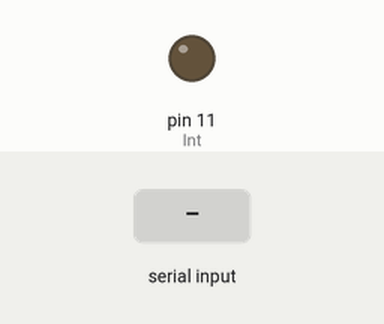
Bench run of a sketch on a simulated Arduino Uno, built with avr-gcc and run on an emulated ATmega328P. Shown: output pins drawn as LEDs (lit = HIGH). Inputs (shaded band) come from the test bench. Pins used as bus, display or sensor lines are not drawn; what the sketch prints to the serial monitor is not drawn.

Above: at 4.2 s.
4.3 s: byte 17 (0x11) received over Serial
At 5.4 s:
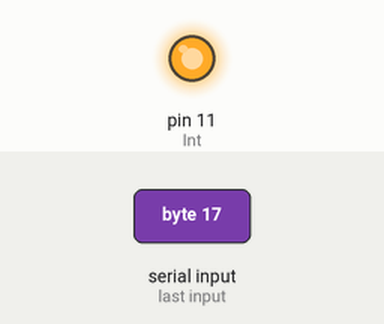
5.8 s: byte 18 (0x12) received over Serial
At 6.7 s:
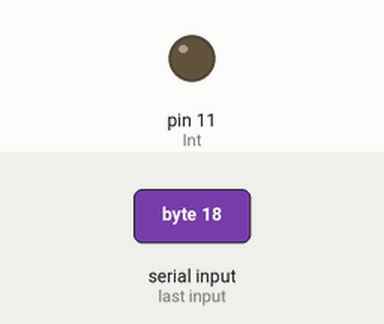
8.4 s: byte 19 (0x13) received over Serial
At 9.8 s:
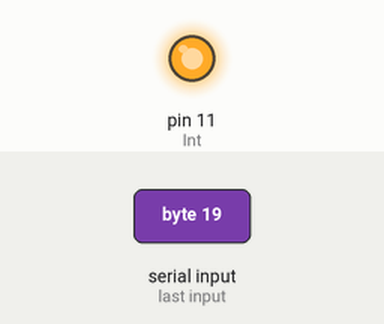
Timing chart, 0 to 11.4 s (numbered marks = the images above; inputs shaded):
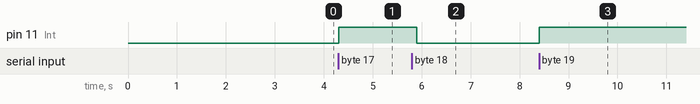

The sketch:

Voice_Testing_Code.ino
```cpp
int Int = 11;
int S1 = 2;
int S2 = 3;
int S3 = 4;
byte com = 0;
int CG = 1;

void setup()
{
Serial.begin(9600);
pinMode(Int, OUTPUT); // lights up when command from group 1 is recognized
pinMode(S1, OUTPUT); // lights up when subgroup x command 1 is recognized
pinMode(S2, OUTPUT); // lights up when subgroup x command 2 is recognized
pinMode(S3, OUTPUT); // lights up when subgroup x command 3 is recognized

delay(2000);

Serial.write(0xAA); // wait for input
Serial.write(0x37); // enter compact mode

delay(1000);

Serial.write(0xAA); // wait for input
Serial.write(0x21); // import group 1
Serial.println();
Serial.write(0x11); // //REMOVE LATERERERERERERRERER <------------------------------
Serial.println(" = Voice 1");
Serial.write(0x12); // //REMOVE LATERERERERERERRERER <------------------------------
Serial.println(" = Voice 2");
Serial.write(0x13); // //REMOVE LATERERERERERERRERER <------------------------------
Serial.println(" = Voice 3");
}

void loop()
{
while(Serial.available())
  {
  com = Serial.read();
  switch(com)
    {
      case 0x11: // current group: command 1
        if (CG == 1) // if current group is 1 (initializer group)
          {
            digitalWrite(Int, HIGH); // turn on the Int LED
            Serial.println("Switched to SG1"); //REMOVE LATERERERERERERRERER <------------------------------
            Serial.write(0x22); // switch voice checks to group 2
            CG = 2; // switch actions to group 2 (command subgroup for initializer 1)
          }
        else
          {
          if (CG == 2) // if current group is 2 (command subgroup for initializer 1)
            {
              digitalWrite(S1, HIGH); // turn on the S1 LED
              delay(100);
              digitalWrite(Int, LOW); // turn off the Int LED
              delay(1000);
              digitalWrite(S1, LOW); // turn off the S1 LED
              Serial.println("SG1 Command 1; switched to G1"); //REMOVE LATERERERERERERRERER <------------------------------
              Serial.write(0x21); // switch voice checks to group 1
              CG = 1; // switch back to initializer group
            }
          if (CG == 3) // if current group is 3 (command subgroup for initializer 2)
            {
              digitalWrite(Int, LOW); // turn off the Int LED
              Serial.println("SG2 Command 1; switched to G1"); //REMOVE LATERERERERERERRERER <------------------------------
              Serial.write(0x21); // switch voice checks to group 1
              CG = 1; // switch back to initializer group
            }
          if (CG == 4) // if current group is 4 (command subgroup for initializer 3)
            {
              digitalWrite(Int, LOW); // turn off the Int LED
              Serial.write(0x21); // switch voice checks to group 1
              CG = 1; // switch back to initializer group
            }
          }
      break;
//-----------------------------------------------
      case 0x12:
        if (CG == 1) // if current group is 1 (initializer group)
          {
            digitalWrite(Int, HIGH); // turn on the Int LED
            Serial.println("Switched to SG2"); //REMOVE LATERERERERERERRERER <------------------------------
            Serial.write(0x23); // switch voice checks to group 3
            CG = 3; // switch actions to group 3 (command subgroup for initializer 2)
          }
        else
          {
          if (CG == 2) // if current group is 2 (command subgroup for initializer 1)
            {
              digitalWrite(S2, HIGH); // turn on the S2 LED
              delay(100);
              digitalWrite(Int, LOW); // turn off the Int LED
              delay(1000);
              digitalWrite(S2, LOW); // turn off the S1 LED
              Serial.println("SG1 Command 2; switched to G1"); //REMOVE LATERERERERERERRERER <------------------------------
              Serial.write(0x21); // switch voice checks to group 1
              CG = 1; // switch back to initializer group
            }
          if (CG == 3) // if current group is 3 (command subgroup for initializer 2)
            {
              digitalWrite(Int, LOW); // turn off the Int LED
              Serial.println("SG2 Command 2; switched to G1"); //REMOVE LATERERERERERERRERER <------------------------------
              Serial.write(0x21); // switch voice checks to group 1
              CG = 1; // switch back to initializer group
            }
          if (CG == 4) // if current group is 4 (command subgroup for initializer 3)
            {
              digitalWrite(Int, LOW); // turn off the Int LED
              Serial.write(0x21); // switch voice checks to group 1
              CG = 1; // switch back to initializer group
            }
          }
      break;
//-----------------------------------------------
      case 0x13:
        if (CG == 1) // if current group is 1 (initializer group)
          {
            digitalWrite(Int, HIGH); // turn on the Int LED
            Serial.write(0x24); // switch voice checks to group 4
            CG = 4; // switch actions to group 4 (command subgroup for initializer 4)
          }
        else
          {
          if (CG == 2) // if current group is 2 (command subgroup for initializer 1)
            {
              digitalWrite(S3, HIGH); // turn on the S3 LED
              delay(100);
              digitalWrite(Int, LOW); // turn off the Int LED
              delay(1000);
              digitalWrite(S3, LOW); // turn off the S3 LED
              Serial.println("SG1 Command 3; switched to G1"); //REMOVE LATERERERERERERRERER <------------------------------
              Serial.write(0x21); // switch voice checks to group 1
              CG = 1; // switch back to initializer group
            }
          if (CG == 3) // if current group is 3 (command subgroup for initializer 2)
            {
              digitalWrite(Int, LOW); // turn off the Int LED
              Serial.println("SG2 Command 3; switched to G1"); //REMOVE LATERERERERERERRERER <------------------------------
              Serial.write(0x21); // switch voice checks to group 1
              CG = 1; // switch back to initializer group
            }
          if (CG == 4) // if current group is 4 (command subgroup for initializer 3)
            {
              digitalWrite(Int, LOW); // turn off the Int LED
              Serial.write(0x21); // switch voice checks to group 1
              CG = 1; // switch back to initializer group
            }
          }
      break;
//-----------------------------------------------
      case 0x14:

      break;
//-----------------------------------------------
      case 0x15:

      break;
//-----------------------------------------------
    }
  }
}
```

Measured:
- after the input at 4.3 s, pin 11 (Int): LOW → HIGH at once
- after the input at 5.8 s, pin 11 (Int): HIGH → LOW after 0.10 s
- after the input at 8.4 s, pin 11 (Int): LOW → HIGH at once
